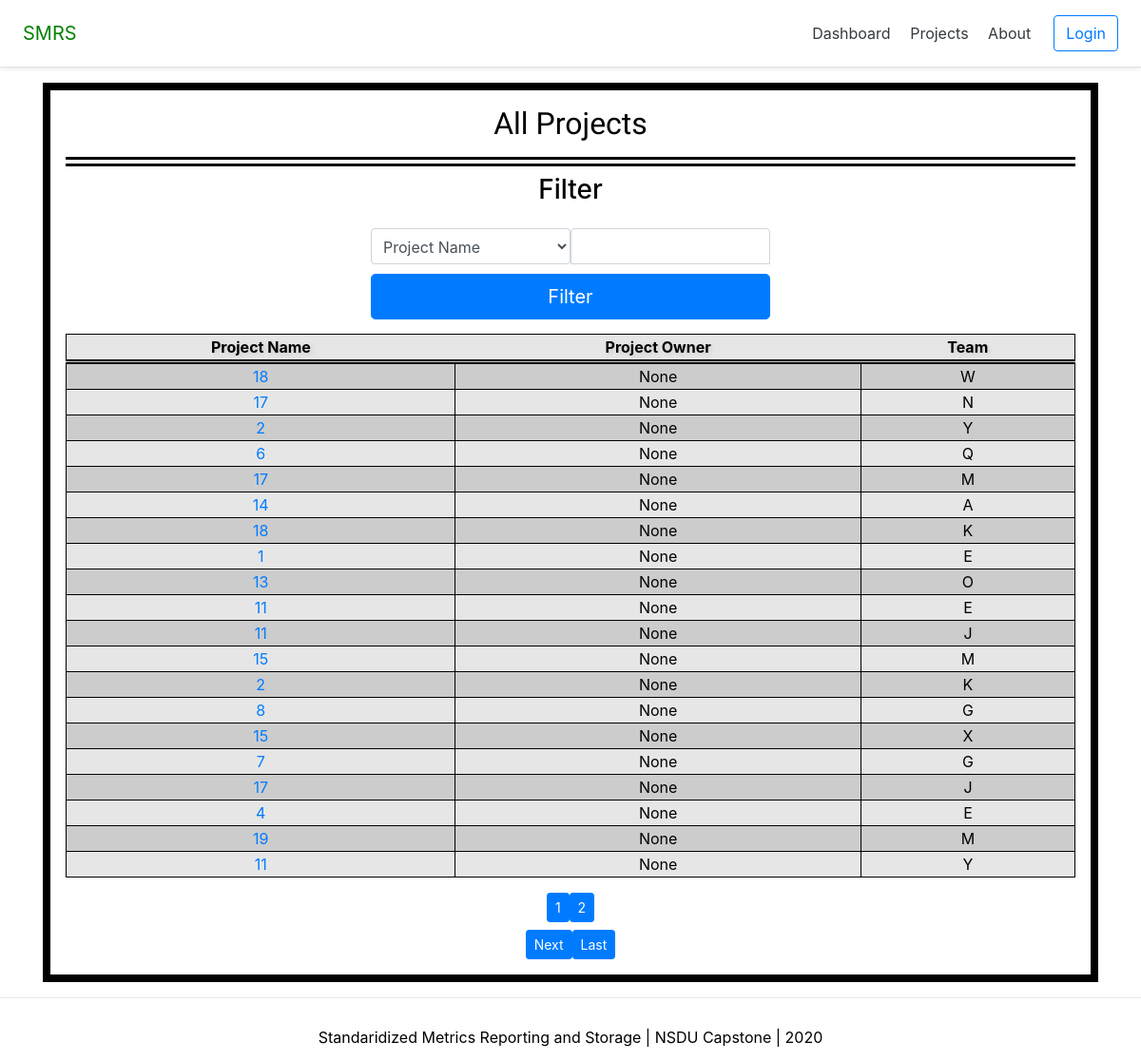
The app's page /dashboard/projects/all/ with its own data.
### restAPI/models.py (models this page shows, shortened)
class Project (models.Model):
    name                    = models.CharField(max_length=25)
    productOwner            = models.ForeignKey(model.Account, null = True, blank = True, on_delete=models.CASCADE)
    teamID                  = models.ForeignKey(model.Team, on_delete=models.CASCADE)
    projectNumber           = models.IntegerField()

### account/models.py (models this page shows)
class Team (models.Model):
    name                     = models.CharField(max_length=25, unique=True )
    teamData                 = models.TextField(null=True, blank=True)
    def __str__(self):
        return self.name

### dashboard/views.py (the view, shortened to what this page needs)
# urls.py: path('projects/all/', projectAll_view, name='project_all'),
def projectAll_view(request):
    context= {}
    projects = Project.objects.all()
    paginator = Paginator(projects, 20) ## To switch items per page change the number
    try: # If no items
        page = int(request.GET.get('page', '1'))
    except:
        page = 1
    try:# If page is not found
        projects = paginator.page(page)
    except:
        projects = paginator.page(paginator.num_pages)
    context["projects"] = projects
    context["projects"] = projects
    return render(request, "dashboard/project_all.html", context)

### dashboard/templates/dashboard/project_all.html (shortened to what this page needs)
{% extends 'base.html' %}
{% load static %}
{% block content %}
<head>
<link rel="stylesheet" href="{% static 'css/projects.css' %}">
</head>
<body>
<div class="container">
  <div id="primaryContent">
    <h2 id="title">All Projects</h2>
    <h3>Filter</h3>
    <div class="row d-flex flex-row">
     <form class="form-signin" method="post">{% csrf_token %}
        <div class="d-flex justify-content-start">
        <select class="p-2 form-control" name="filterItem">
            <option value="projectName">Project Name</option>
        </select>
        <input type='text' name="filterInput" class="form-control p-2" required>
        </div>
        <button class="btn btn-lg btn-primary btn-block" type="submit">Filter</button>
     </form>
    </div>
    {% if  request.user.is_authenticated %}
    <table>
      <tr>
        <th>Project Name</th>
        <th>Project Owner</th>
        <th>Team</th>
        <th>Add Favorite</th>
      </tr>
      {% for project in projects %}
      <tr>
        <td ><a href="{% url 'dashboard:detail' project.pk %}">{{project.name}}</a></td>
        <td>{{project.productOwner}}</td>
        <td>{{project.teamID}}</td>
        <td><a href="{% url 'dashboard:addfav' project.pk %}">+</a></td>
      </tr>
      {% endfor %}
    </table>
    {% include 'snippets/paginator_projects.html' %}
    {% else %}
     <table>
      <tr>
        <th>Project Name</th>
        <th>Project Owner</th>
        <th>Team</th>
      </tr>
      {% for project in projects %}
      <tr>
        <td ><a href="{% url 'dashboard:detail' project.pk %}">{{project.name}}</a></td>
        <td>{{project.productOwner}}</td>
        <td>{{project.teamID}}</td>
      </tr>
      {% endfor %}
    </table>
    {% include 'snippets/paginator_projects.html' %}
    {% endif %}
  </div>
</div>
</body>
{% endblock content %}

### dashboard/static/css/master.css (style rules this page uses)
#primaryContent { border: .5em solid black; padding: 1em; }
#title { text-align: center; font-size: 2em; border-bottom: 10px double black; padding-bottom: .5em; }
table { border: 1px solid black; width: 100%; }
th { border-bottom: 5px double black; padding-right: 1em; padding-left: 1em; color:white; text-shadow: 2px 2px 4px #000000; }
td { border-right:solid black 1px; border-bottom:solid black 1px; }

### dashboard/static/css/lightMode.css (style rules this page uses)
body { background: white; color:black; }
tr:nth-child(odd) { background-color: #e6e6e6 ; }
tr:nth-child(even) { background-color: #cccccc ; }
th { color:black; text-shadow: 2px 2px 4px #cccccc; }
a { color:000066; }

### dashboard/static/css/projects.css (style rules this page uses)
body { text-align: center; }
h2, #subTitle { font-family: 'Fjalla One', sans-serif; }
button { background-color: #c5edba; font-size: 20px; border-radius: 8px; }

### account/templates/snippets/formCss.html (style rules this page uses)
.form-signin { width: 100%; max-width: 450px; padding: 15px; margin: auto; }
.form-signin input[type="text"] { margin-bottom: 10px; border-bottom-right-radius: 0; border-bottom-left-radius: 0; }

### records on screen
Project: name "18", productOwner "None", teamID "W"
Project: name "17", productOwner "None", teamID "N"
Project: name "2", productOwner "None", teamID "Y"
Project: name "6", productOwner "None", teamID "Q"
Project: name "17", productOwner "None", teamID "M"
Project: name "14", productOwner "None", teamID "A"
Project: name "18", productOwner "None", teamID "K"
Project: name "1", productOwner "None", teamID "E"
Project: name "13", productOwner "None", teamID "O"
Project: name "11", productOwner "None", teamID "E"
Project: name "11", productOwner "None", teamID "J"
Project: name "15", productOwner "None", teamID "M"
Project: name "2", productOwner "None", teamID "K"
Project: name "8", productOwner "None", teamID "G"
Project: name "15", productOwner "None", teamID "X"
Project: name "7", productOwner "None", teamID "G"
Project: name "17", productOwner "None", teamID "J"
Project: name "4", productOwner "None", teamID "E"
Project: name "19", productOwner "None", teamID "M"
Project: name "11", productOwner "None", teamID "Y"

### other values on screen
{{ num }} "1"
{{ num }} "2"
